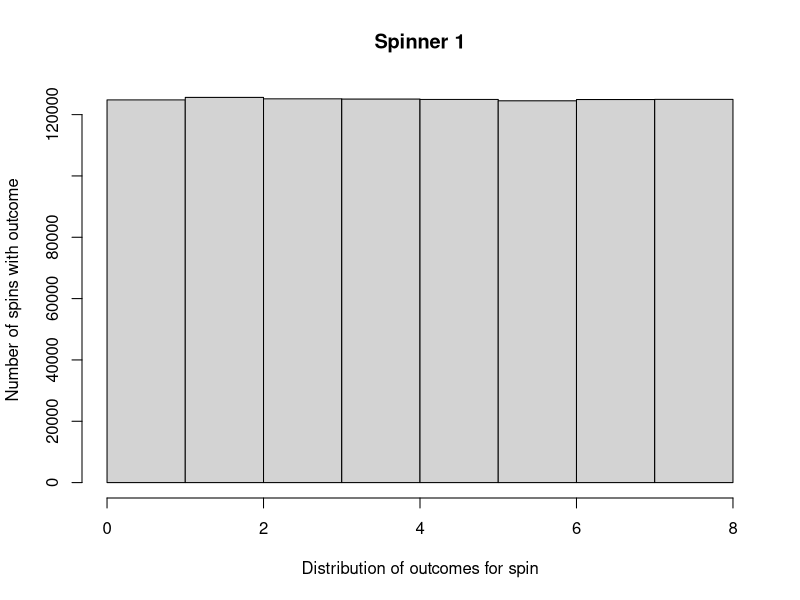
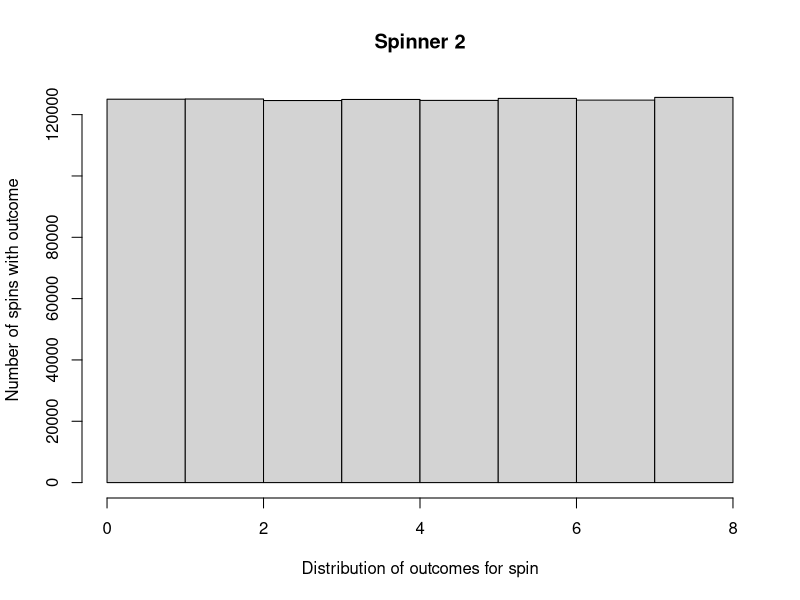
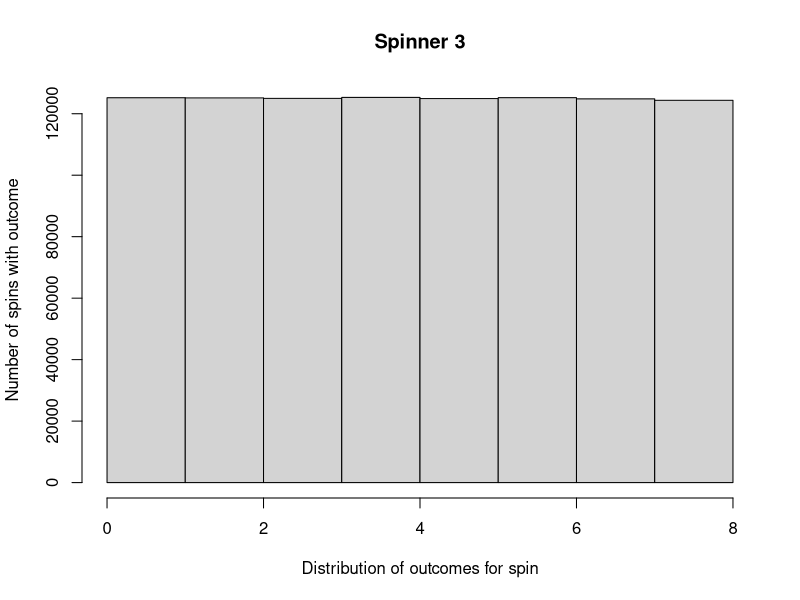

Write the R code that produced these figures, in order.
#GROUP 19 - THE OPPORTUNISTIC CHANCERS
#Emulate a pub fruit machine in R Studio
#Use three separate throw of fair di style simulations to emulate the actions of 
#the spinning rollers on a fruit machine
#Three wheels each with 8 possible symbols:
#1: Cat; 2: Dog; 3: Bar of Gold; 4: Cherry 5: Diamond; 6: Heart; 7: Club; 
#8: Spade

#Are the spinners fair? (ok, its a computer simulation, of course they are, but a
#regulatory body like the gaming commission would check this regularly)

#Assign three variables, one for each spinning wheel, run a simulation 10000 
#times and output a histogram of the results for each wheel. If the machine is
#fair each wheel should produce each symbol 1/8th of the time

#Is there a sensible cut off limit - is 1 million too high or too low?

#Spinner 1

spinnerTest1 = sample(1:8, 1000000, replace = T)

hist(spinnerTest1, breaks = seq(from = 0, to = 8, by = 1),
     main = "Spinner 1",
     xlab = "Distribution of outcomes for spin",
     ylab = "Number of spins with outcome",
     )

#Add legend with symbols to histogram

#Spinner 2

spinnerTest2 = sample(1:8, 1000000, replace = T)

hist(spinnerTest2, breaks = seq(from = 0, to = 8, by = 1),
     main = "Spinner 2",
     xlab = "Distribution of outcomes for spin",
     ylab = "Number of spins with outcome",
)

#Add legend with symbols to histogram

#Spinner 3

spinnerTest3 = sample(1:8, 1000000, replace = T)

hist(spinnerTest3, breaks = seq(from = 0, to = 8, by = 1),
     main = "Spinner 3",
     xlab = "Distribution of outcomes for spin",
     ylab = "Number of spins with outcome",
)

#Add legend with symbols to histogram

#Results seem to show that the wheels are fair and that using a simulation based
#on dice can be used for spinning wheels. It would be good to have 8 figures for the
#outputs rather than looking at them on the graph



#So, let an imaginary user play the machine, amount that is bet is irrelevant (probably always �1.00)

#Take the outcomes of spinner 1, spinner 2 and spinner 3 and arrange data into an array (vector)
#Run each spinning wheel once and arrange data

spinner1 = sample(1:8, 1, replace = T)  #Pull lever
spinner2 = sample(1:8, 1, replace = T)  #Pull lever
spinner3 = sample(1:8, 1, replace = T)  #Pull lever

chance = c(spinner1, spinner2, spinner3)  #What is the outcome of the three pulls?

#So, take this code and simulate an entire year's worth of gamblers using the machine,
#say 10 000 of them in a big pub

double = 0
treble = 0

for (i in 1:10000) {
 
  spinner1 = sample(1:8, 1, replace = T)
  spinner2 = sample(1:8, 1, replace = T)
  spinner3 = sample(1:8, 1, replace = T)
  
  #Use conditional statement to record number of doubles
  if (spinner1 == spinner2 || spinner2 == spinner3) {
    
    double <- double + 1
  }
  
  #Use conditional statement to record number of trebles
  if (spinner1 == spinner2 && spinner2 == spinner3) {
    
    treble <- treble + 1
  }
  
  }

double
treble




